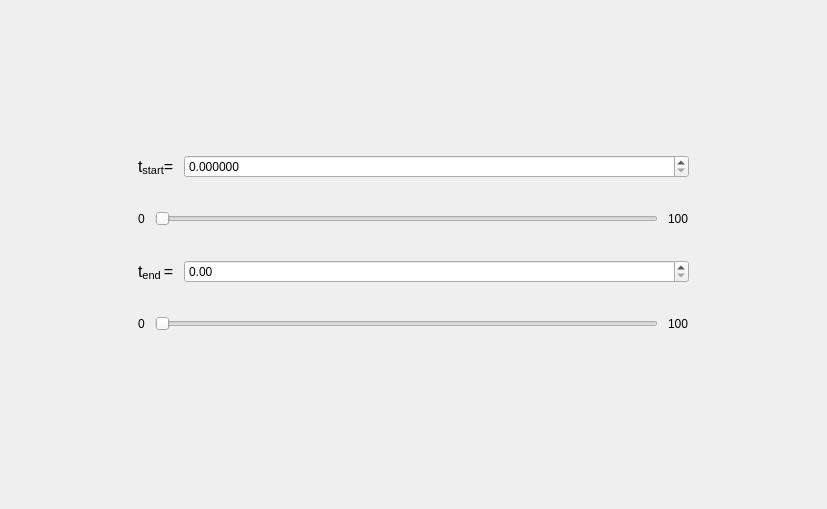
<?xml version="1.0" encoding="UTF-8"?>
<ui version="4.0">
 <class>TimeRangePanel</class>
 <widget class="QWidget" name="TimeRangePanel">
  <property name="geometry">
   <rect>
    <x>0</x>
    <y>0</y>
    <width>827</width>
    <height>509</height>
   </rect>
  </property>
  <property name="windowTitle">
   <string>Form</string>
  </property>
  <layout class="QVBoxLayout" name="verticalLayout_4" stretch="1,4,1">
   <property name="spacing">
    <number>0</number>
   </property>
   <property name="leftMargin">
    <number>0</number>
   </property>
   <property name="topMargin">
    <number>0</number>
   </property>
   <property name="rightMargin">
    <number>0</number>
   </property>
   <property name="bottomMargin">
    <number>0</number>
   </property>
   <item>
    <spacer name="verticalSpacer">
     <property name="orientation">
      <enum>Qt::Orientation::Vertical</enum>
     </property>
     <property name="sizeHint" stdset="0">
      <size>
       <width>20</width>
       <height>82</height>
      </size>
     </property>
    </spacer>
   </item>
   <item>
    <layout class="QHBoxLayout" name="horizontalLayout_5" stretch="1,4,1">
     <property name="spacing">
      <number>0</number>
     </property>
     <item>
      <spacer name="horizontalSpacer">
       <property name="orientation">
        <enum>Qt::Orientation::Horizontal</enum>
       </property>
       <property name="sizeHint" stdset="0">
        <size>
         <width>40</width>
         <height>20</height>
        </size>
       </property>
      </spacer>
     </item>
     <item>
      <widget class="QWidget" name="widget" native="true">
       <property name="maximumSize">
        <size>
         <width>600</width>
         <height>200</height>
        </size>
       </property>
       <layout class="QVBoxLayout" name="verticalLayout_3">
        <property name="spacing">
         <number>10</number>
        </property>
        <property name="leftMargin">
         <number>0</number>
        </property>
        <property name="topMargin">
         <number>0</number>
        </property>
        <property name="rightMargin">
         <number>0</number>
        </property>
        <property name="bottomMargin">
         <number>0</number>
        </property>
        <item>
         <layout class="QVBoxLayout" name="verticalLayout">
          <item>
           <layout class="QHBoxLayout" name="horizontalLayout_2">
            <item>
             <widget class="QLabel" name="lbl_tstart">
              <property name="sizePolicy">
               <sizepolicy hsizetype="Maximum" vsizetype="Preferred">
                <horstretch>0</horstretch>
                <verstretch>0</verstretch>
               </sizepolicy>
              </property>
              <property name="text">
               <string>&lt;html&gt;&lt;head/&gt;&lt;body&gt;&lt;p&gt;&lt;span style=&quot; font-size:12pt;&quot;&gt;t&lt;/span&gt;&lt;span style=&quot; font-size:12pt; vertical-align:sub;&quot;&gt;start&lt;/span&gt;&lt;span style=&quot; font-size:12pt;&quot;&gt;=&lt;/span&gt;&lt;/p&gt;&lt;/body&gt;&lt;/html&gt;</string>
              </property>
             </widget>
            </item>
            <item>
             <widget class="QDoubleSpinBox" name="spin_tstart">
              <property name="decimals">
               <number>6</number>
              </property>
             </widget>
            </item>
           </layout>
          </item>
          <item>
           <layout class="QHBoxLayout" name="horizontalLayout">
            <item>
             <widget class="QLabel" name="lbl_tstart_min">
              <property name="text">
               <string>0</string>
              </property>
             </widget>
            </item>
            <item>
             <widget class="QSlider" name="slider_tstart">
              <property name="orientation">
               <enum>Qt::Orientation::Horizontal</enum>
              </property>
             </widget>
            </item>
            <item>
             <widget class="QLabel" name="lbl_tstart_max">
              <property name="text">
               <string>100</string>
              </property>
             </widget>
            </item>
           </layout>
          </item>
         </layout>
        </item>
        <item>
         <layout class="QVBoxLayout" name="verticalLayout_2">
          <item>
           <layout class="QHBoxLayout" name="horizontalLayout_3">
            <item>
             <widget class="QLabel" name="lbl_tend">
              <property name="sizePolicy">
               <sizepolicy hsizetype="Maximum" vsizetype="Preferred">
                <horstretch>0</horstretch>
                <verstretch>0</verstretch>
               </sizepolicy>
              </property>
              <property name="text">
               <string>&lt;html&gt;&lt;head/&gt;&lt;body&gt;&lt;p&gt;&lt;span style=&quot; font-size:12pt;&quot;&gt;t&lt;/span&gt;&lt;span style=&quot; font-size:12pt; vertical-align:sub;&quot;&gt;end &lt;/span&gt;&lt;span style=&quot; font-size:12pt;&quot;&gt;=&lt;/span&gt;&lt;/p&gt;&lt;/body&gt;&lt;/html&gt;</string>
              </property>
             </widget>
            </item>
            <item>
             <widget class="QDoubleSpinBox" name="spin_tend"/>
            </item>
           </layout>
          </item>
          <item>
           <layout class="QHBoxLayout" name="horizontalLayout_4">
            <item>
             <widget class="QLabel" name="lbl_tend_min">
              <property name="text">
               <string>0</string>
              </property>
             </widget>
            </item>
            <item>
             <widget class="QSlider" name="slider_tend">
              <property name="orientation">
               <enum>Qt::Orientation::Horizontal</enum>
              </property>
             </widget>
            </item>
            <item>
             <widget class="QLabel" name="lbl_tend_max">
              <property name="text">
               <string>100</string>
              </property>
             </widget>
            </item>
           </layout>
          </item>
         </layout>
        </item>
       </layout>
      </widget>
     </item>
     <item>
      <spacer name="horizontalSpacer_2">
       <property name="orientation">
        <enum>Qt::Orientation::Horizontal</enum>
       </property>
       <property name="sizeHint" stdset="0">
        <size>
         <width>40</width>
         <height>20</height>
        </size>
       </property>
      </spacer>
     </item>
    </layout>
   </item>
   <item>
    <spacer name="verticalSpacer_2">
     <property name="orientation">
      <enum>Qt::Orientation::Vertical</enum>
     </property>
     <property name="sizeHint" stdset="0">
      <size>
       <width>20</width>
       <height>82</height>
      </size>
     </property>
    </spacer>
   </item>
  </layout>
 </widget>
 <resources/>
 <connections/>
</ui>
